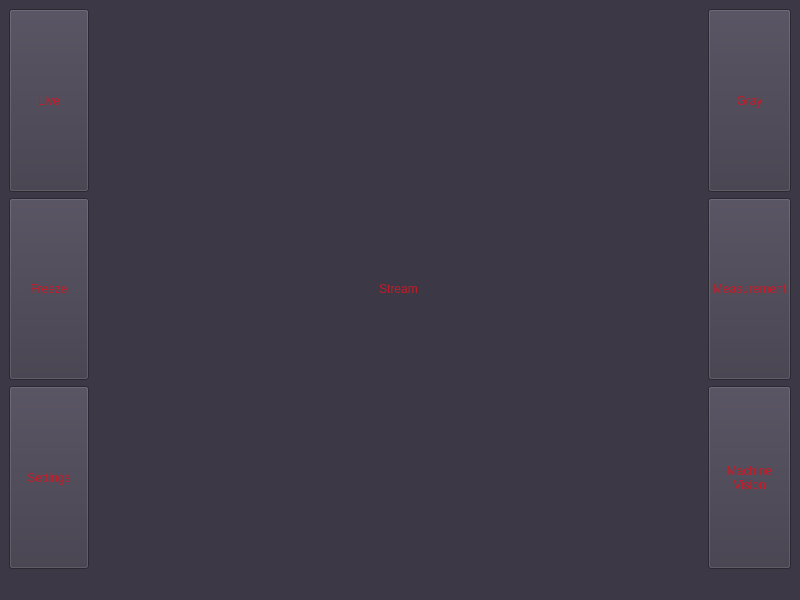
<?xml version="1.0" encoding="UTF-8"?>
<ui version="4.0">
 <class>MainWindow</class>
 <widget class="QMainWindow" name="MainWindow">
  <property name="geometry">
   <rect>
    <x>0</x>
    <y>0</y>
    <width>800</width>
    <height>600</height>
   </rect>
  </property>
  <property name="windowTitle">
   <string>Vision</string>
  </property>
  <property name="statusTip">
   <string>ready ...</string>
  </property>
  <property name="autoFillBackground">
   <bool>false</bool>
  </property>
  <property name="styleSheet">
   <string notr="true">background-color: rgb(61, 56, 70);
color: rgb(192, 28, 40);</string>
  </property>
  <property name="unifiedTitleAndToolBarOnMac">
   <bool>true</bool>
  </property>
  <widget class="QWidget" name="centralwidget">
   <layout class="QGridLayout" name="gridLayout_2">
    <item row="0" column="0">
     <layout class="QGridLayout" name="gridLayout">
      <item row="0" column="3" rowspan="3">
       <widget class="QLabel" name="lbl_stream">
        <property name="sizePolicy">
         <sizepolicy hsizetype="Expanding" vsizetype="Expanding">
          <horstretch>0</horstretch>
          <verstretch>0</verstretch>
         </sizepolicy>
        </property>
        <property name="cursor">
         <cursorShape>CrossCursor</cursorShape>
        </property>
        <property name="statusTip">
         <string>streaming ...</string>
        </property>
        <property name="text">
         <string>Stream</string>
        </property>
        <property name="alignment">
         <set>Qt::AlignCenter</set>
        </property>
       </widget>
      </item>
      <item row="0" column="0">
       <widget class="QPushButton" name="btn_live">
        <property name="sizePolicy">
         <sizepolicy hsizetype="Minimum" vsizetype="Minimum">
          <horstretch>0</horstretch>
          <verstretch>0</verstretch>
         </sizepolicy>
        </property>
        <property name="cursor">
         <cursorShape>PointingHandCursor</cursorShape>
        </property>
        <property name="statusTip">
         <string>live streaming ...</string>
        </property>
        <property name="text">
         <string>Live</string>
        </property>
       </widget>
      </item>
      <item row="2" column="0">
       <widget class="QPushButton" name="btn_settings">
        <property name="sizePolicy">
         <sizepolicy hsizetype="Minimum" vsizetype="Minimum">
          <horstretch>0</horstretch>
          <verstretch>0</verstretch>
         </sizepolicy>
        </property>
        <property name="statusTip">
         <string>settings ...</string>
        </property>
        <property name="text">
         <string>Settings</string>
        </property>
       </widget>
      </item>
      <item row="1" column="0">
       <widget class="QPushButton" name="btn_freeze">
        <property name="sizePolicy">
         <sizepolicy hsizetype="Minimum" vsizetype="Minimum">
          <horstretch>0</horstretch>
          <verstretch>0</verstretch>
         </sizepolicy>
        </property>
        <property name="cursor">
         <cursorShape>PointingHandCursor</cursorShape>
        </property>
        <property name="statusTip">
         <string>freeze streaming ...</string>
        </property>
        <property name="text">
         <string>Freeze</string>
        </property>
       </widget>
      </item>
      <item row="0" column="4">
       <widget class="QPushButton" name="btn_gray">
        <property name="sizePolicy">
         <sizepolicy hsizetype="Minimum" vsizetype="Minimum">
          <horstretch>0</horstretch>
          <verstretch>0</verstretch>
         </sizepolicy>
        </property>
        <property name="cursor">
         <cursorShape>PointingHandCursor</cursorShape>
        </property>
        <property name="statusTip">
         <string>gray scale ...</string>
        </property>
        <property name="text">
         <string>Gray</string>
        </property>
       </widget>
      </item>
      <item row="1" column="4">
       <widget class="QPushButton" name="btn_measurement">
        <property name="sizePolicy">
         <sizepolicy hsizetype="Minimum" vsizetype="Minimum">
          <horstretch>0</horstretch>
          <verstretch>0</verstretch>
         </sizepolicy>
        </property>
        <property name="text">
         <string>Measurement</string>
        </property>
       </widget>
      </item>
      <item row="2" column="4">
       <widget class="QPushButton" name="btn_machine_vision">
        <property name="sizePolicy">
         <sizepolicy hsizetype="Minimum" vsizetype="Minimum">
          <horstretch>0</horstretch>
          <verstretch>0</verstretch>
         </sizepolicy>
        </property>
        <property name="text">
         <string>Machine
Vision</string>
        </property>
       </widget>
      </item>
     </layout>
    </item>
   </layout>
  </widget>
  <widget class="QMenuBar" name="menubar">
   <property name="geometry">
    <rect>
     <x>0</x>
     <y>0</y>
     <width>800</width>
     <height>22</height>
    </rect>
   </property>
  </widget>
  <widget class="QStatusBar" name="statusbar">
   <property name="autoFillBackground">
    <bool>false</bool>
   </property>
  </widget>
 </widget>
 <resources/>
 <connections/>
</ui>
